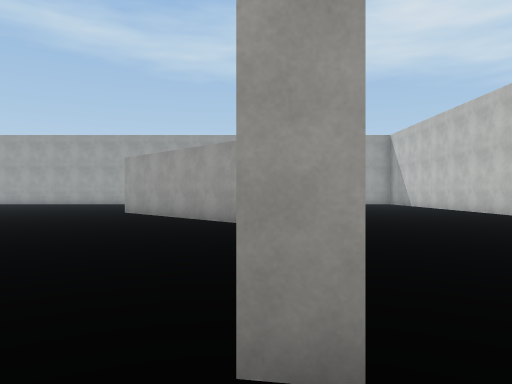
View 1 (above)

24 first-person views from a walk through a Unity game level. The camera is 1.5 m above the floor, looks level and sees 70° across. The floor is counted in squares, 2 m on a side. Each view is taken from the middle of a square. On the plan, view 1 faces up. The plan holds only what a view shows up to about 11 squares ahead; the rest is blank. The place goes on beyond the plan. The player character is not drawn. Surface patterns are stand-ins for the level's own textures.

View 2
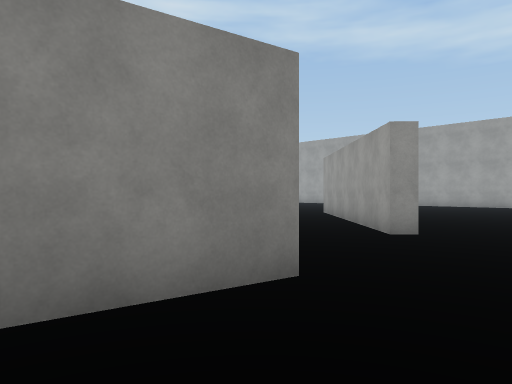

View 3
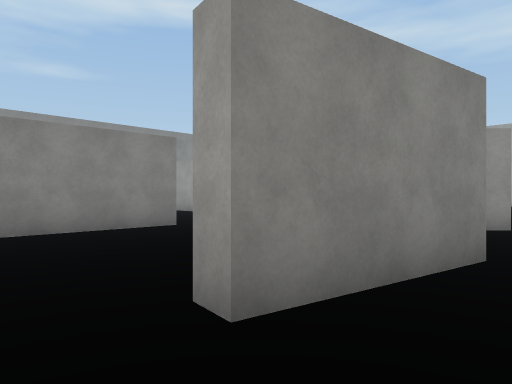

View 4
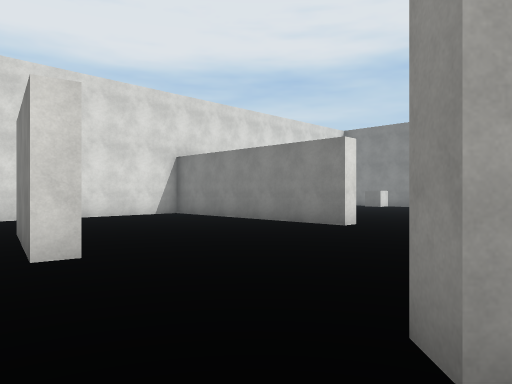

View 5
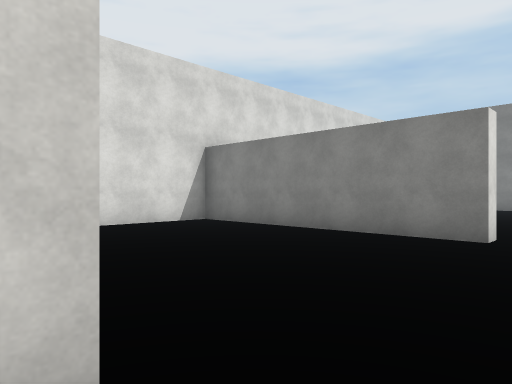

View 6
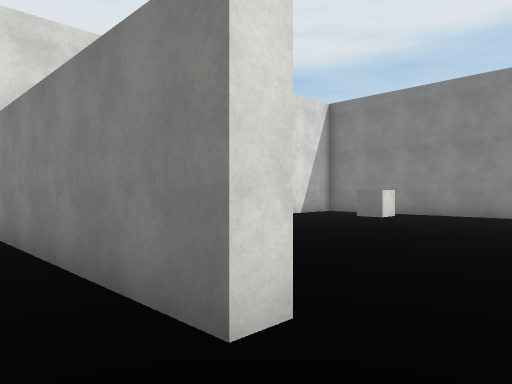

View 7
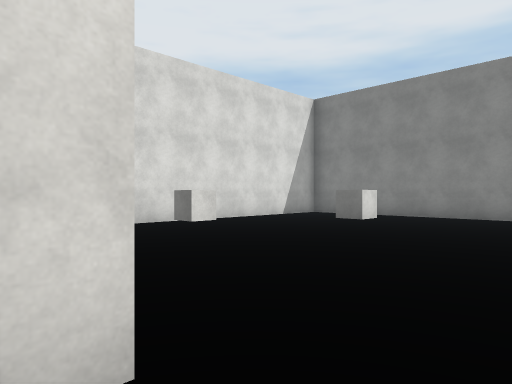

View 8
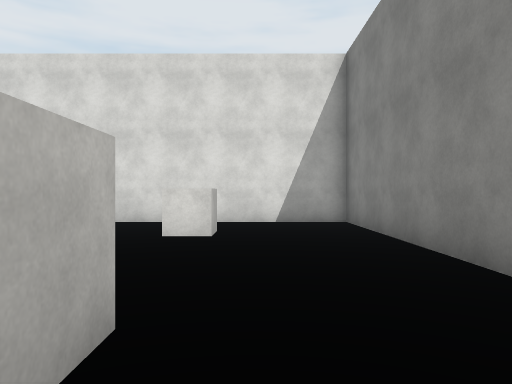

View 9
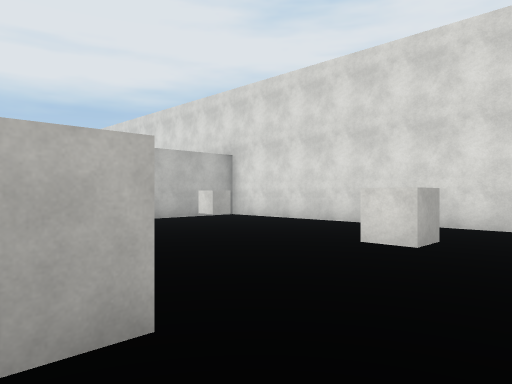

View 10
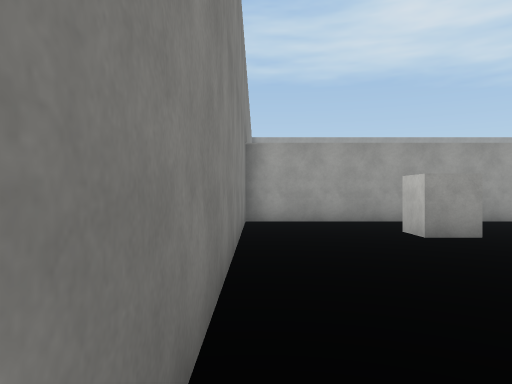

View 11
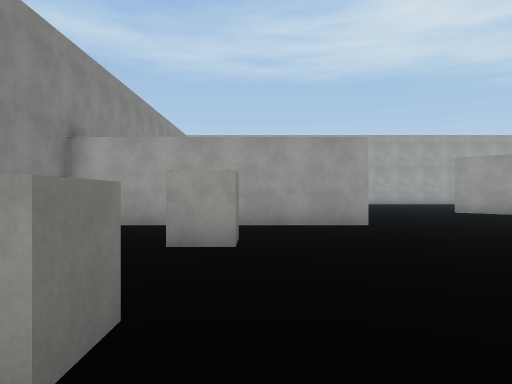

View 12
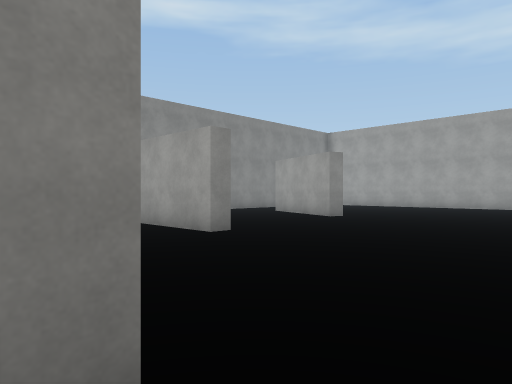

View 13
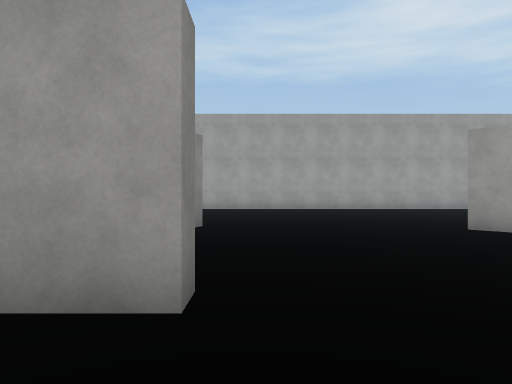

View 14
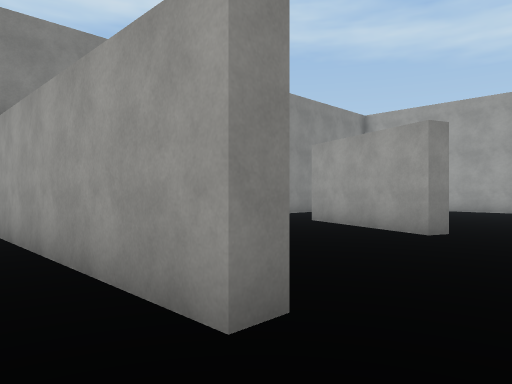

View 15
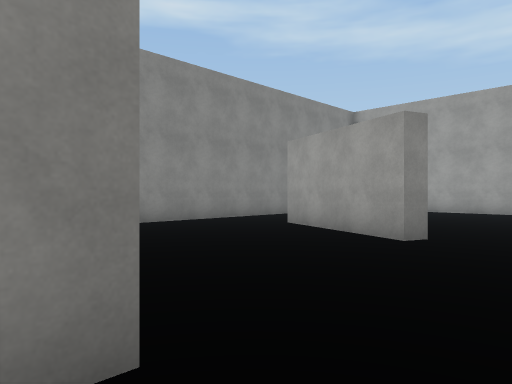

View 16
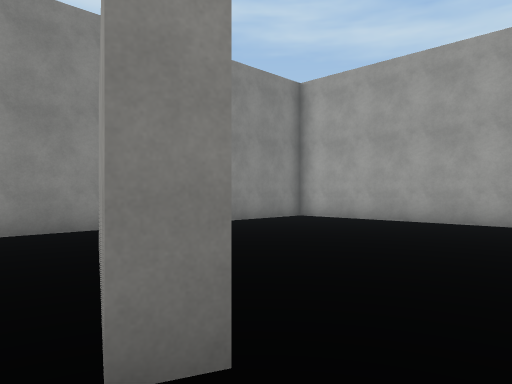

View 17
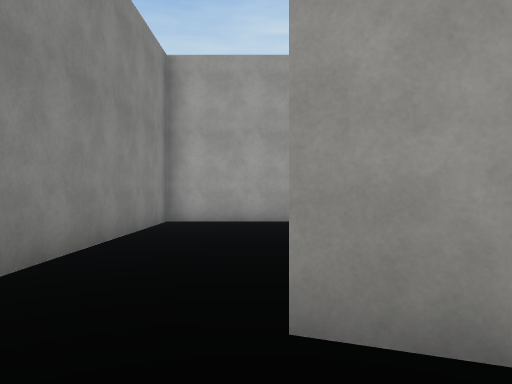

View 18
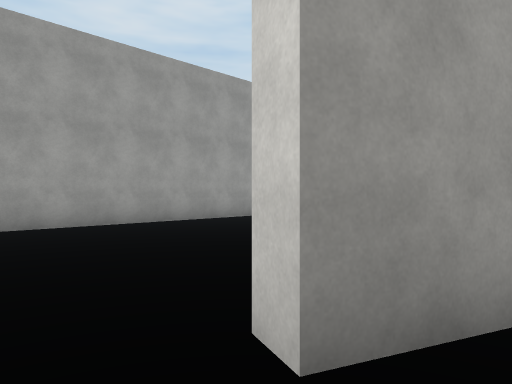

View 19
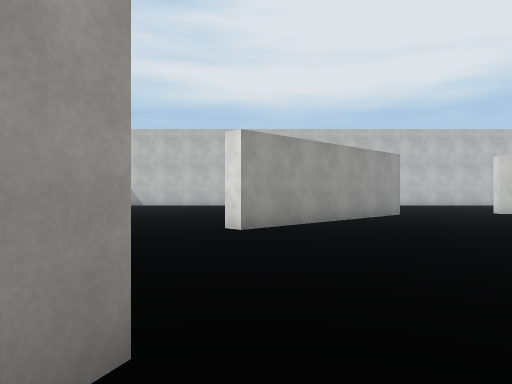

View 20
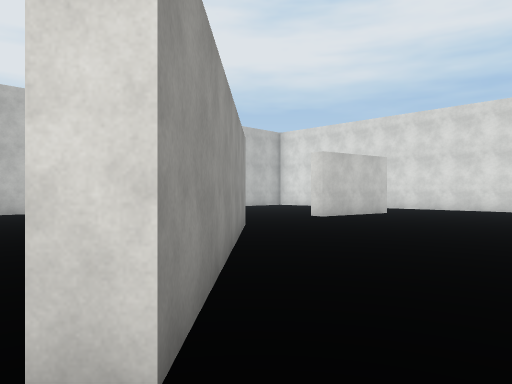

View 21
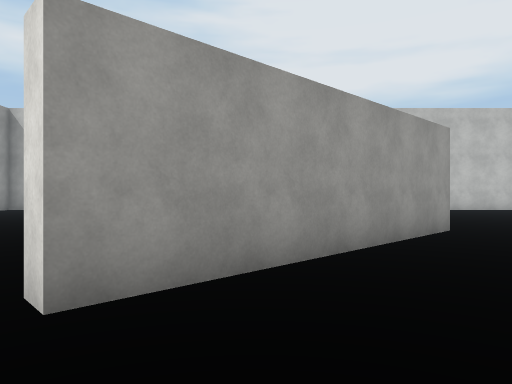

View 22
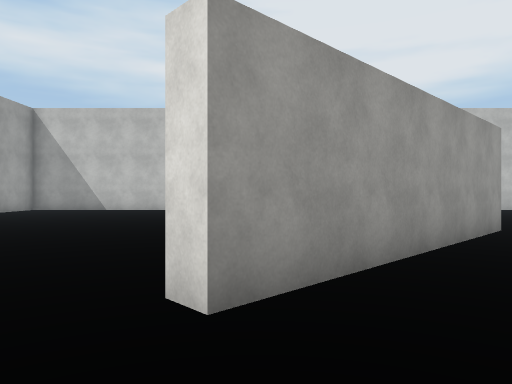

View 23
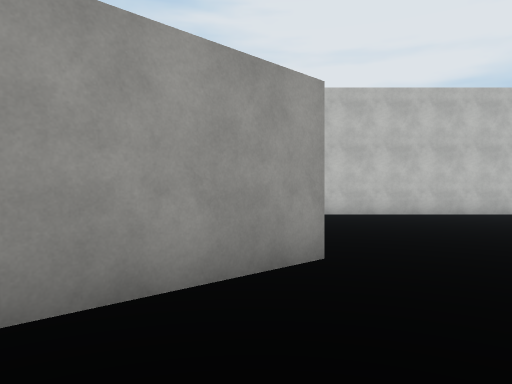

View 24
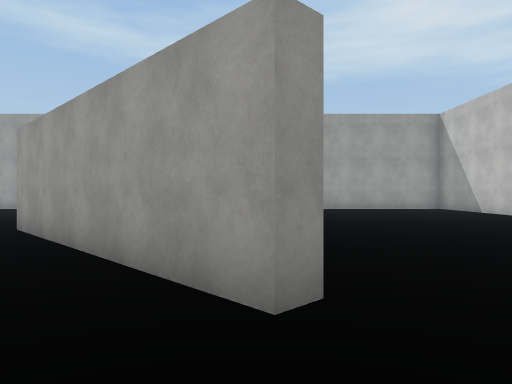

### Floor plan
Points are (right, up) in squares from view 1. A wall is a line through its corners. A room is listed if a view was taken in it or the views show most of it. See-through windows are left out.
Room 1 (views 1, 2, 3, 4, 5, 6, 7, 8, 9, 10, 11, 12, 13, 14, 15, 16, 17, 18, 19, 20, 21, 22, 23, 24)
walls: (0.5, 8.6) (0.1, 8.2) (-4.8, 13.3) (-4.4, 13.7); (-9.5, 8.9) (-9.5, 8.3) (-16.2, 8.3); (-5.8, 4.6) (-5.2, 4.6) (-5.2, -2.2) (-1.9, -2.2); (0.4, 4.7) (1, 4.6) (0.4, 1.4) (-0.2, 1.5); (-10.2, 14) (-10.4, 13.6) (-13.8, 14.9) (-13.6, 15.4); (-5.7, -0.2) (-5.7, 0.8); (-16.3, 8) (-16.3, -2.2) (-7.6, -2.2); (-0.4, -2.2) (0.1, -2.2); (-7.6, 22.3) (-16.3, 22.3) (-16.3, 12.2)
objects: cube (-13, 1); block (-13, 5) to (-13, 6); cube (-9, 1)

Positions as (right, up) in squares from view 1, and headings:
1: (0, 0), facing up
2: (3, 2), facing up-left
3: (2, 0), facing up-left
4: (2, 9), facing down-left
5: (1, 6), facing down-left
6: (-4, 6), facing down-left
7: (-5, 6), facing down-left
8: (-14, 7), facing down
9: (-15, 6), facing down-right
10: (-16, -1), facing up
11: (-12, 0), facing up
12: (-4, 4), facing up-left
13: (-9, 6), facing up
14: (-8, 7), facing up-left
15: (-8, 8), facing up-left
16: (-9, 13), facing up-left
17: (-14, 13), facing up
18: (-15, 14), facing up-right
19: (-12, 13), facing right
20: (-6, 14), facing down-right
21: (-7, 12), facing right
22: (-7, 13), facing right
23: (-4, 9), facing right
24: (0, 6), facing up
